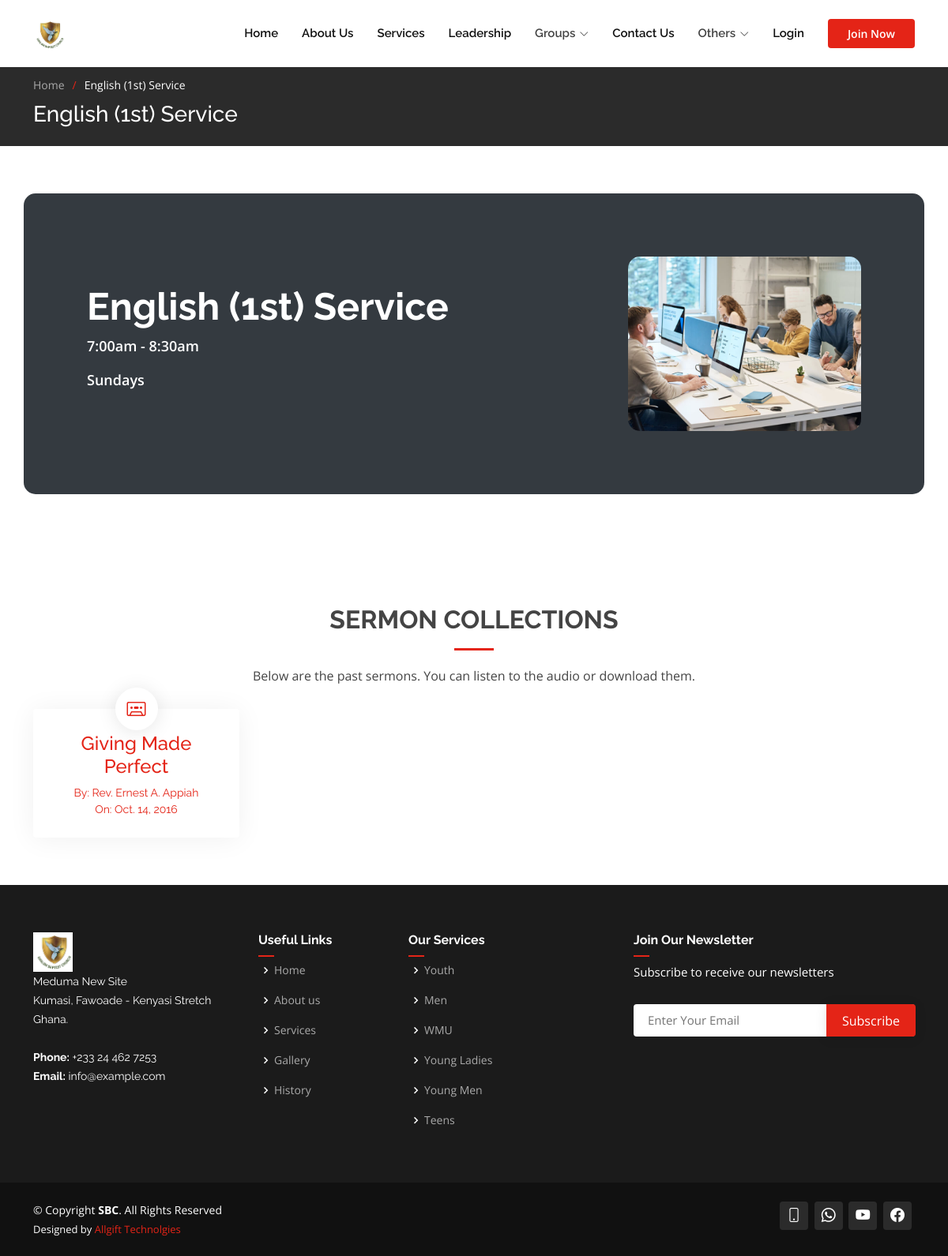
Page /service_details/1/ on the committed database.
### core/models.py (models this page shows, shortened)
class Services(models.Model):
    name = models.CharField(max_length=255)
    image = models.ImageField(default='default.jpg', upload_to='profile_pics', null=True, blank=True)
    times = models.CharField(max_length=255, blank=True, null=True)
    days = models.CharField(max_length=255, blank=True, null=True)
    descriptions = models.TextField(blank=True, null=True)

class Sermon(models.Model):
    service = models.ForeignKey(Services, on_delete=models.DO_NOTHING)
    date = models.DateField()
    preacher = models.CharField(max_length=255, blank=True, null=True)
    title = models.CharField(max_length=255, blank=True, null=True)
    file = models.FileField()

class Auxiliaries(models.Model):
    name = models.CharField(max_length=255)
    designation = models.CharField(max_length=255, blank=True, null=True)
    about_us = models.TextField(blank=True, null=True)
    mission = models.TextField(blank=True, null=True)
    speech = models.TextField(blank=True, null=True)
    deacon = models.ImageField(default='group.png', upload_to='auxiliaries', blank=True, null=True)
    group_img = models.ImageField(default='group.png', upload_to='auxiliaries', blank=True, null=True)
    contribution_target = models.DecimalField(max_digits=8, decimal_places=2, blank=True, null=True)
    def get_absolute_url(self):
        return reverse('aux_details', args=[str(self.id)])

### core/views.py (the view)
# urls.py: path('service_details/<int:id>/', views.service_details, name='service_details'),
def service_details(request, id):
    auxiliaries = Auxiliaries.objects.all()
    families = Family.objects.all()
    ministries = Ministries.objects.all()
    service = get_object_or_404(Services, pk=id)
    sermons = Sermon.objects.filter(service=service)
    context = {
        'service': service,
        'sermons': sermons,
        'auxiliaries': auxiliaries,
        'families': families,
        'ministries': ministries,
    }
    return render(request, 'core/service_details.html', context)

### core/models.py (called while the page is built)
    def get_absolute_url(self):
        return reverse('family_details', args=[str(self.id)])

    def get_absolute_url(self):
        return reverse('min_details', args=[str(self.id)])

### templates/core/service_details.html
{% extends 'base.html' %}
{% load static %}
{% load crispy_forms_tags %}
{% block content %}
    <section class="breadcrumbs">
      <div class="container">
        <ol>
          <li><a href="{% url 'home' %}">Home</a></li>
          <li>{{ service.name }}</li>
        </ol>
        <h2>{{ service.name }}</h2>
      </div>
    </section>
    <section id="cta" class="cta">
      <div class="container" data-aos="zoom-out">
        <div class="row g-5">
          <div class="col-lg-8 col-md-6 content d-flex flex-column justify-content-center order-last order-md-first">
            <h3><em>{{ service.name }}</em></h3>
            <p>{{ service.times }}</p>
            <p>{{ service.days }}</p>
          </div>
          <div class="col-lg-4 col-md-6 order-first order-md-last d-flex align-items-center">
            <div class="img">
              <img src="{{ service.image.url }}" alt="" class="img-fluid">
            </div>
          </div>
        </div>
      </div>
    </section>
    <section id="counts" class="counts">
      <div class="container" data-aos="fade-up">
          <div class="section-title">
              <h2>Sermon Collections</h2>
              <p>Below are the past sermons. You can listen to the audio or download them.</p>
          </div>
        <div class="row">
            {% for sermon in sermons %}
                <div class="col-lg-3 col-md-6">
                    <a href="{{sermon.file.url}}" target="_blank">
                        <div class="count-box">
                          <i class="bi bi-cassette color-cyan"></i>
                            <h4>{{sermon.title}}</h4>
                          <p>By: {{sermon.preacher}}</p>
                          <p>On: {{sermon.date}}</p>
                        </div>
                    </a>
                  </div>
            {% empty %}
              <p>No Sermon Added</p>
            {% endfor %}
        </div>
      </div>
    </section>
{% endblock content %}

### templates/base.html (shortened to what this page needs)
{% load static %}
<!DOCTYPE html>
<html lang="en">
<head>
  <link href="{% static 'assets/vendor/aos/aos.css' %}" rel="stylesheet">
  <link href="{% static 'assets/vendor/bootstrap/css/bootstrap.min.css' %}" rel="stylesheet">
  <link href="{% static 'assets/vendor/bootstrap-icons/bootstrap-icons.css' %}" rel="stylesheet">
  <link href="{% static 'assets/vendor/boxicons/css/boxicons.min.css' %}" rel="stylesheet">
  <link href="{% static 'assets/vendor/glightbox/css/glightbox.min.css' %}" rel="stylesheet">
  <link href="{% static 'assets/vendor/remixicon/remixicon.css' %}" rel="stylesheet">
  <link href="{% static 'assets/vendor/swiper/swiper-bundle.min.css' %}" rel="stylesheet">
  <link href="{% static 'assets/css/style.css' %}" rel="stylesheet">
</head>
<body>
  <header id="header" class="fixed-top d-flex align-items-center">
    <div class="container d-flex align-items-center">
       <a href="{% url 'home' %}" class="logo me-auto"><img src="{% static 'assets/img/shalom_logo.png' %}" alt=""></a>
      <nav id="navbar" class="navbar order-last order-lg-0">
        <ul>
          <li><a href="{% url 'home' %}#hero">Home</a></li>
          <li><a href="{% url 'home' %}#about">About Us</a></li>
          <li><a href="{% url 'home' %}#services">Services</a></li>
          <li><a href="{% url 'home' %}#team">Leadership</a></li>
          <li class="dropdown"><a><span>Groups</span> <i class="bi bi-chevron-down"></i></a>
          </li>
          <li><a href="{% url 'home' %}#contact">Contact Us</a></li>
          <li class="dropdown"><a><span>Others</span> <i class="bi bi-chevron-down"></i></a>
          </li>
           {% if user.is_authenticated%}
           <li class="dropdown"><a><span>{{user.username}}</span> <i class="bi bi-chevron-down dropdown-indicator"></i></a>
            <ul>
              <li><a href="{% url 'profile' request.user %}">Profile</a></li>
              <li><a href="{% url 'logout' %}">Logout</a></li>
            </ul>
          </li>
          {% else %}
          <li><a href="{% url 'login' %}">Login</a></li>
          {% endif %}
        </ul>
      </nav>
      {% if user.is_authenticated%}
        <a href="" class="get-started-btn scrollto">Donate Now</a>
      {% else %}
        <a href="{% url 'join' %}" class="get-started-btn scrollto">Join Now</a>
      {% endif %}
    </div>
  </header>
  {% block content %}
  {% endblock content %}
  <footer id="footer">
    <div class="footer-top">
      <div class="container">
        <div class="row">
          <div class="col-lg-3 col-md-6 footer-contact">
            <a href="{% url 'home' %}" class="logo me-auto"><img src="{% static 'assets/img/shalom_logo.png' %}" alt="" height="50"></a>
            <p>
              Meduma New Site <br>
              Kumasi, Fawoade - Kenyasi Stretch<br>
              Ghana. <br><br>
              <strong>Phone:</strong> +233 24 462 7253<br>
              <strong>Email:</strong> info@example.com<br>
            </p>
          </div>
          <div class="col-lg-2 col-md-6 footer-links">
            <h4>Useful Links</h4>
            <ul>
              <li><i class="bx bx-chevron-right"></i> <a href="{% url 'home' %}">Home</a></li>
              <li><i class="bx bx-chevron-right"></i> <a href="{% url 'home' %}#about">About us</a></li>
              <li><i class="bx bx-chevron-right"></i> <a href="{% url 'home' %}#services">Services</a></li>
              <li><i class="bx bx-chevron-right"></i> <a href="{% url 'gallery' %}">Gallery</a></li>
              <li><i class="bx bx-chevron-right"></i> <a href="{% url 'history' %}">History</a></li>
            </ul>
          </div>
          <div class="col-lg-3 col-md-6 footer-links">
            <h4>Our Services</h4>
            <ul>
              {% for aux in auxiliaries%}
                <li><i class="bx bx-chevron-right"></i> <a href="{{aux.get_absolute_url}}">{{aux.name}}</a></li>
              {% endfor %}
            </ul>
          </div>
          <div class="col-lg-4 col-md-6 footer-newsletter">
            <h4>Join Our Newsletter</h4>
            <p>Subscribe to receive our newsletters</p>
            <form action="{% url 'subscribers' %}" method="post">
              <input type="email" name="email" placeholder="Enter Your Email">
              <input type="submit" value="Subscribe">
            </form>
          </div>
        </div>
      </div>
    </div>
    <div class="container d-md-flex py-4">
      <div class="me-md-auto text-center text-md-start">
        <div class="copyright">
          &copy; Copyright <strong><span>SBC</span></strong>. All Rights Reserved
        </div>
        <div class="credits">
          Designed by <a href="https://allgifttechnologies.com/">Allgift Technolgies</a>
        </div>
      </div>
      <div class="social-links text-center text-md-end pt-3 pt-md-0">
        {% if user.is_authenticated %}
            <a href="tel:+233244627253" class="google-plus"><i class="bi bi-phone"></i></a>
          {% else %}
            <a href="tel:+233244627253" class="google-plus"><i class="bi bi-phone"></i></a>
          {% endif %}
          <a href="https://api.whatsapp.com/send?phone=233244627253" class="google-plus"><i class="bi bi-whatsapp"></i></a>
          <a href="https://www.youtube.com/@shalombaptistchurch6140/videos" class="google-plus" target="_blank"><i class="bi bi-youtube"></i></a>
          <a href="https://web.facebook.com/baptistshalom?_rdc=1&_rdr" class="facebook" target="_blank"><i class="bi bi-facebook"></i></a>
      </div>
    </div>
  </footer>
</body>
</html>

### rows in the picture
Services: name "English (1st) Service", times "7:00am - 8:30am", days "Sundays", image (picture)
Sermon: title "Giving Made Perfect", preacher "Rev. Ernest A. Appiah", date "Oct. 14, 2016"
Auxiliaries: name "Youth"
Auxiliaries: name "Men"
Auxiliaries: name "WMU"
Auxiliaries: name "Young Ladies"
Auxiliaries: name "Young Men"
Auxiliaries: name "Teens"
